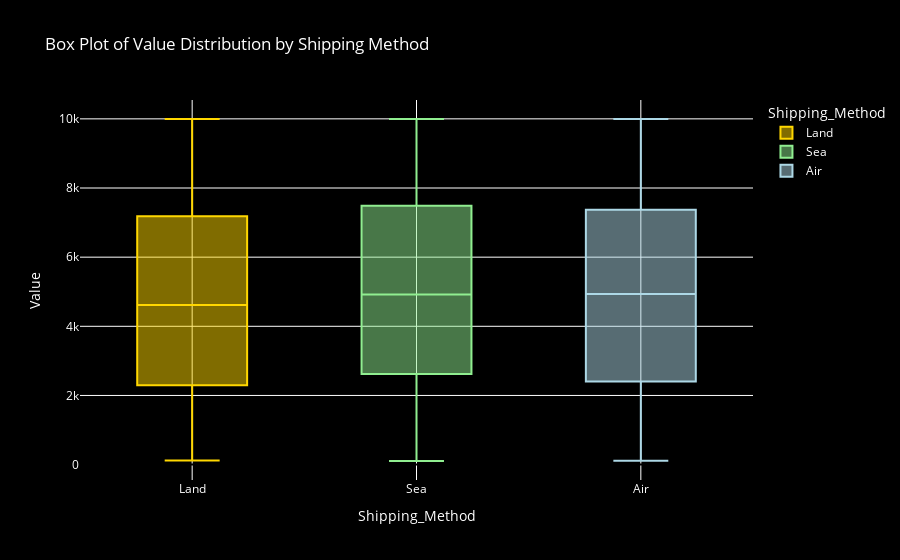

The notebook cell this image was saved under:
### Code cell
# Box plot of Shipping Method

# Create a box plot using Plotly
fig = px.box(df_uq, x='Shipping_Method', y='Value', title="Box Plot of Value Distribution by Shipping Method",
             color='Shipping_Method',  # Use Shipping_Method for coloring
             color_discrete_map={
                 'Air': '#ADD8E6',   # Light Blue
                 'Sea': '#90EE90',   # Light Green
                 'Land': '#FFD700'   # Yellow
             })

# Update layout with black background, white font, and gridlines
fig.update_layout(
    paper_bgcolor="black",
    plot_bgcolor="black",  # Set plot background to black
    font_color="white",
    legend_font_color="white",
    title_font_color="white",
    xaxis=dict(gridcolor='white', zerolinecolor='black'),  # Set x-axis gridlines to white, zero line to black
    yaxis=dict(gridcolor='white', zerolinecolor='black')   # Set y-axis gridlines to white, zero line to black
)

# Display the plot
fig.show()

### Figure 1 — Plotly figure (JSON) as saved in the notebook; plotly's stock layout.template omitted (floating-point values rounded to 4 significant figures; data arrays with more than 128 entries replaced by an {"elided": "..."} marker saying what was removed)
{"data": [{"alignmentgroup": "True", "hovertemplate": "Shipping_Method=%{x}<br>Value=%{y}<extra></extra>", "legendgroup": "Land", "marker": {"color": "#FFD700"}, "name": "Land", "notched": false, "offsetgroup": "Land", "orientation": "v", "showlegend": true, "type": "box", "x": {"elided": "983 str values"}, "x0": " ", "xaxis": "x", "y": {"elided": "983 float values"}, "y0": " ", "yaxis": "y"}, {"alignmentgroup": "True", "hovertemplate": "Shipping_Method=%{x}<br>Value=%{y}<extra></extra>", "legendgroup": "Sea", "marker": {"color": "#90EE90"}, "name": "Sea", "notched": false, "offsetgroup": "Sea", "orientation": "v", "showlegend": true, "type": "box", "x": {"elided": "1016 str values"}, "x0": " ", "xaxis": "x", "y": {"elided": "1016 float values"}, "y0": " ", "yaxis": "y"}, {"alignmentgroup": "True", "hovertemplate": "Shipping_Method=%{x}<br>Value=%{y}<extra></extra>", "legendgroup": "Air", "marker": {"color": "#ADD8E6"}, "name": "Air", "notched": false, "offsetgroup": "Air", "orientation": "v", "showlegend": true, "type": "box", "x": {"elided": "1002 str values"}, "x0": " ", "xaxis": "x", "y": {"elided": "1002 float values"}, "y0": " ", "yaxis": "y"}], "layout": {"autosize": true, "boxmode": "overlay", "font": {"color": "white"}, "legend": {"font": {"color": "white"}, "title": {"text": "Shipping_Method"}, "tracegroupgap": 0}, "paper_bgcolor": "black", "plot_bgcolor": "black", "title": {"font": {"color": "white"}, "text": "Box Plot of Value Distribution by Shipping Method"}, "xaxis": {"anchor": "y", "autorange": true, "categoryarray": ["Land", "Sea", "Air"], "categoryorder": "array", "domain": [0, 1], "gridcolor": "white", "range": [-0.5, 2.5], "title": {"text": "Shipping_Method"}, "type": "category", "zerolinecolor": "black"}, "yaxis": {"anchor": "x", "autorange": true, "domain": [0, 1], "gridcolor": "white", "range": [-445.0, 10550.0], "title": {"text": "Value"}, "type": "linear", "zerolinecolor": "black"}}}
